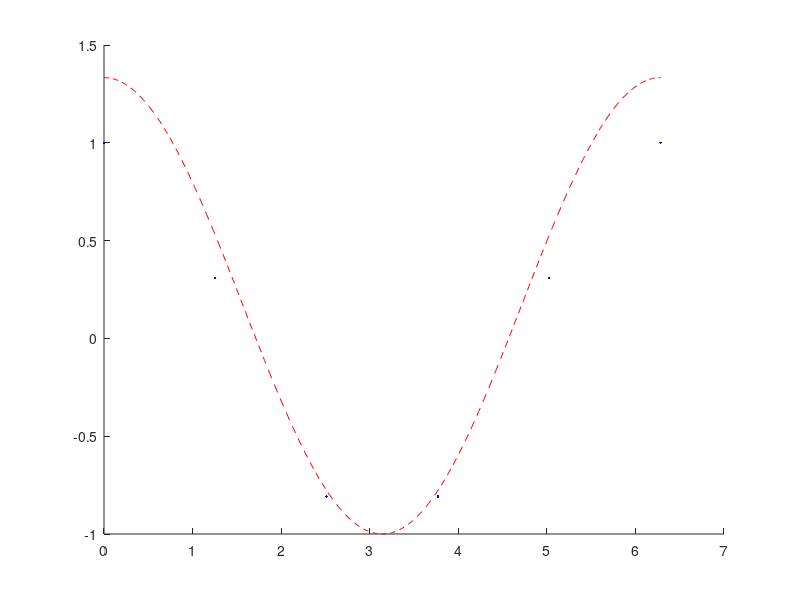

Write MATLAB code to recreate this figure.
clear all
close all
clc

n = 6;
m = 1;
x = linspace(0.0,2*pi,n);
f = cos(x);

% Construcao da matriz A
for i = 1:m+1
    for j = 1:n
        A(j,i) = x(j)^(i-1);
    end
end

A

% Coeficentes a
for j = 0:m
    a(j+1) = 0;
    for k = 1:n
        a(j+1) = a(j+1) + (2/n)*f(k)*cos(j*x(k));
    end
end

% Coeficentes b
for j = 1:m
    b(j) = 0;
    for k = 1:n
        b(j) = b(j) + (2/n)*f(k)*sin(j*x(k));
    end
end

% Agrupando os coeficientes
c = [a, b];

xs = linspace(x(1), x(end), 500);

% Calculo de Sm
for i = 1:size(xs, 2)
   S(i) = c(1)/2;
   for j = 1:m
       S(i) = S(i) + c(j+1)*cos(j*xs(i));
   end
   for j = 1:m
       S(i) = S(i) + c(j+m+1)*sin(j*xs(i));
   end
end

hold on
plot(x,f,'b.');
plot(xs,S,'r--');
hold off
